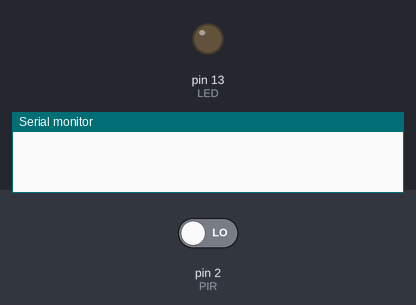
Recording of a sketch running on a simulated Arduino Uno, built with avr-gcc and run on an emulated ATmega328P. Parts: output pins drawn as LEDs (lit = HIGH), the last lines printed to the serial monitor. Inputs (shaded band) come from the test bench; at power-on: pin 2 (PIR) LOW.

Above: at 1.2 s.
1.3 s: pin 2 (PIR) driven HIGH
At 2.4 s:
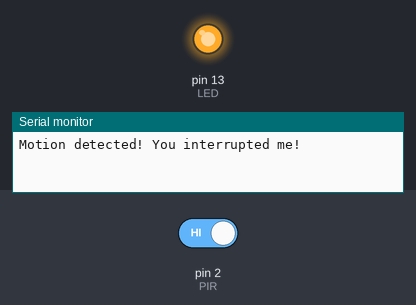
Timing chart, 0 to 4.3 s (numbered marks = the images above; inputs shaded):
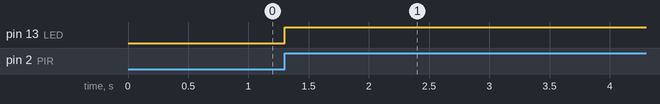

The sketch:

fantastic_jaban_migelo12.ino
```cpp
const int LED = 13; //LED light
const int PIR = 2; //PIR Motion detector

int sensorState = LOW; //initialize sensorState to off

void setup()
{
  pinMode(PIR, INPUT);
  pinMode(LED, OUTPUT);

  //we use rising mode as sensorState initialized as LOW
  attachInterrupt(digitalPinToInterrupt(PIR), sensorToggle, RISING);
  Serial.begin(9600);
}

void loop()
{
 //do nothing
}
//Interrupt Service Routine
void sensorToggle()
{
  sensorState = !sensorState;
  digitalWrite(LED, sensorState);
  Serial.println("Motion detected! You interrupted me!");
}
```

Measured:
- after the input at 1.3 s, pin 13 (LED): LOW → HIGH at once
